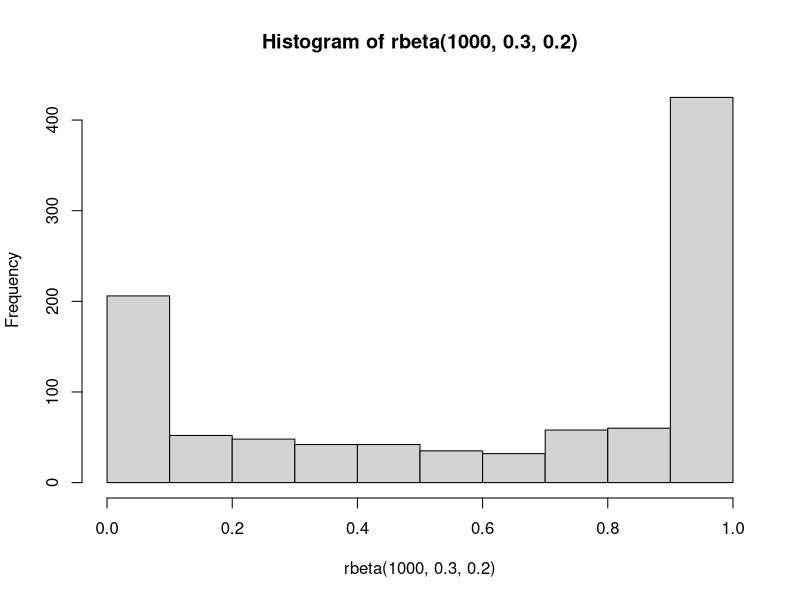

The R source for this figure:
## ---- chunk 1
hist(rbeta(1000, 0.3, 0.2))
